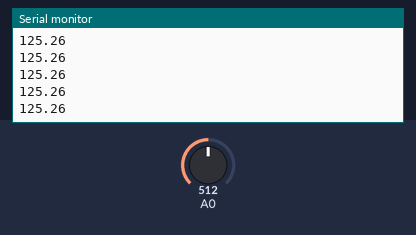
A sketch run on a simulated Arduino Uno, built with avr-gcc and run on an emulated ATmega328P. Parts: the last lines printed to the serial monitor. Inputs (shaded band) come from the test bench; at power-on: A0 = 512.

Above: at 1.2 s.
1.3 s: A0 set to 716
At 1.69 s:
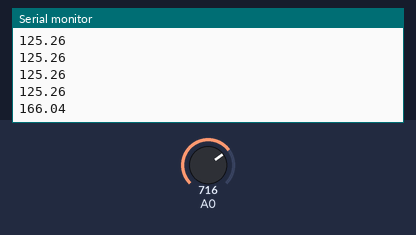
2.8 s: A0 set to 900
At 2.94 s:
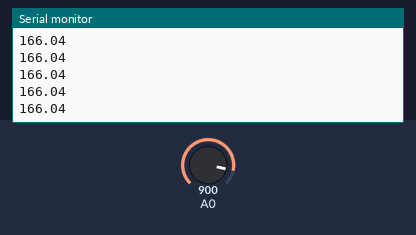
Timing chart, 0 to 5.8 s (numbered marks = the images above; inputs shaded):
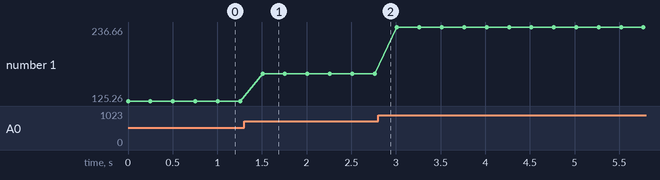

Measured:
- after the input at 1.3 s, the serial monitor: prints a new line after 0.21 s (image 1)
- plotted number 1: 125.26 → 166.04 after the input at 1.3 s, 166.04 → 236.66 after the input at 2.8 s

The sketch:

NTC_Formula.ino
```cpp
#include <math.h>
// enumarating 3 major temperature scales
enum {
  T_KELVIN=0,
  T_CELSIUS,
  T_FAHRENHEIT
};

#define INPUT_PIN 8 // NTC connected to analog input #8
#define R_BALANCE 470.0f // The balance resistance

// manufacturer data for the thermistor
#define EPCOS_G1550_10k 3625.0f,298.15f,10000.0f  // B,T0,R0

// Temperature function outputs float , the actual
// temperature
// Temperature function inputs
// 1.AnalogInputNumber - analog input to read from
// 2.OuputUnit - output in celsius, kelvin or fahrenheit
// 3.Thermistor B parameter - found in datasheet
// 4.Manufacturer T0 parameter - found in datasheet (kelvin)
// 5. Manufacturer R0 parameter - found in datasheet (ohms)
// 6. Your balance resistor resistance in ohms

float Temperature(int AnalogInputNumber,int OutputUnit,float B,float T0,float R0,float R_Balance) {
  float R,T;

  R = (1023.0f*R_Balance/float(analogRead(AnalogInputNumber))) - R_Balance;
  T = 1.0f/(1.0f/T0+(1.0f/B)*log(R/R0));

  switch(OutputUnit) {
    case T_CELSIUS :
      T-=273.15f;
      break;
    case T_FAHRENHEIT :
      T=9.0f*(T-273.15f)/5.0f+32.0f;
      break;
    default:
      break;
  };
  return T;
}

void setup() {
 Serial.begin(115200);
}

void loop() {

 Serial.println(Temperature(INPUT_PIN,T_CELSIUS,EPCOS_G1550_10k,R_BALANCE));

 delay(250);
}
```
